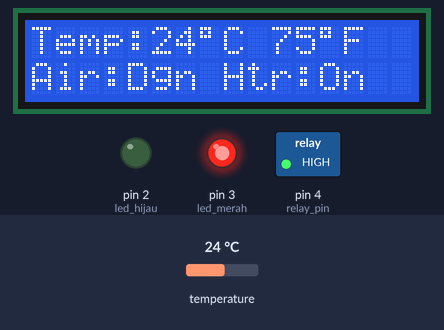
A sketch run on a simulated Arduino Uno, built with avr-gcc and run on an emulated ATmega328P. Shown: 16×2 character LCD, switched loads named in the sketch (green lamp = pin HIGH), output pins drawn as LEDs (lit = HIGH). The inputs (shaded band) are chosen by the test bench; at power-on: temperature 24 °C. What the sketch prints to the serial monitor is not drawn.

Above: at 1.2 s.
1.3 s: temperature set to 27.5 °C
At 2.9 s:
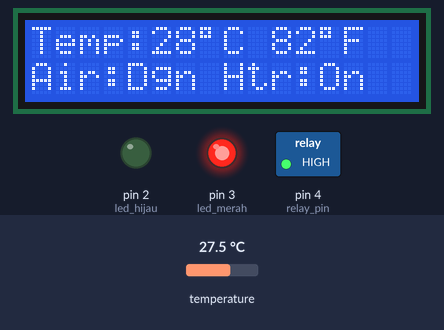
3.4 s: temperature set to 28.5 °C
At 4.6 s:
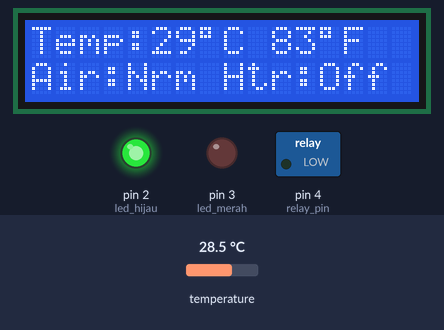
5.6 s: temperature set to 30.7 °C
At 7.4 s:
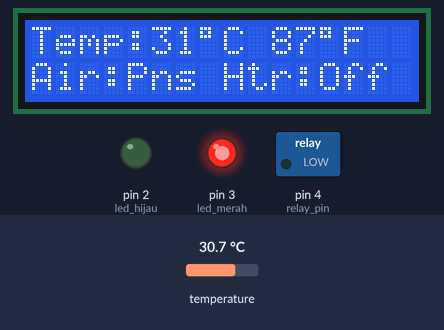
7.7 s: temperature set to 28 °C
At 9.3 s:
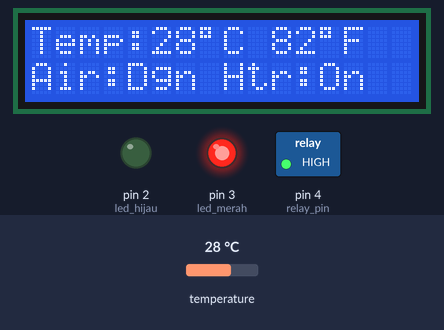
Timing chart, 0 to 10.8 s (numbered marks = the images above; inputs shaded):
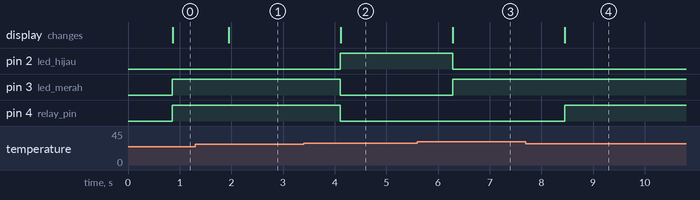

The sketch:

main.ino
```cpp
/*
                       +-------------------------------------------+
                       |  +-------------------------------------+  |
                       |  |   +------------------------------+  |  |
                       |  |   |   +-----------------------+  |  |  |
       +------------+  |  |   |   |   +----------------+  |  |  |  |
       |            |  |  |   |   |   |   +---------+  |  |  |  |  |
       |            |  |  |   |   |   |   |         |  |  |  |  |  |
       |      +-----+--+--+---+---+---+---+--+   +--+--+--+--+--+--+-------+
     +-+-+    |     D7 D8 D9 D10 D11 D12 D13 |   | D7 D6 D5 D4 EN RS       |
     |DO |    |                              |   |                         |
     |   |    |        Aduino Uno            |   |        LCD 16x2         |
     |DS |    |                              |   |                         |
     |18b|    |                  D2  D3  D4  |   +-------------------------+
     |20 |    +-----------------------+--+---+
     |   |                +-------|   |  |
     +---+                |    +------+  |
                          |    |         | +-----------+
                         +++  +++        | |           |
                         |G|  |R|        +-+  Relay    |
                         +-+  +-+          |           |
                                           +-----------+
 */

#include <LiquidCrystal.h>     /* Library untuk modul lcd arduino */
#include <OneWire.h>           /* Library pendukuk sensor DS18b20 */
#include <DallasTemperature.h> /* Library untuk sensor DS18b20 */

int led_hijau = 2;      /* positif led hijau */
int led_merah = 3;      /* positif led merah */
int relay_pin = 4;      /* positif relay */
int ds28b20_data = 7;   /* ds28b20 data pin */

int lcd_rs = 8;         /* lcd rs pin */
int lcd_en = 9;         /* lcd en pin */
int lcd_d4 = 10;        /* lcd d4 pin */
int lcd_d5 = 11;        /* lcd d5 pin */
int lcd_d6 = 12;        /* lcd d6 pin */
int lcd_d7 = 13;        /* lcd d7 pin */

float temperature_c;
float temperature_f;

/* Inisialisasi lcd */
LiquidCrystal lcd(lcd_rs, lcd_en, lcd_d4, lcd_d5, lcd_d6, lcd_d7);
/* Inisialisasi sensor DS18b20 */
OneWire oneWire(ds28b20_data);
DallasTemperature sensor(&oneWire);

void setup() {
    /* Aktifkan lcd */
    lcd.begin(16, 2);
    /* Aktifkan sensor DS18b20 */
    sensor.begin();
    /* Aktifkan serial monitor */
    Serial.begin(9600);
    Serial.println("Mamulai alat pengontrol suhu air akuarium");

    /* Setting pin-pin sebagai output */
    pinMode(relay_pin, OUTPUT);
    pinMode(led_hijau, OUTPUT);
    pinMode(led_merah, OUTPUT);

    /* Matikan semua pin */
    digitalWrite(relay_pin, LOW);
    digitalWrite(led_hijau, LOW);
    digitalWrite(led_merah, LOW);
}

void loop() {
    /* Baca temperatur air pada akuarium */
    sensor.requestTemperatures();
    /* Konversi temperatur ke Celcius */
    temperature_c = sensor.getTempCByIndex(0);
    /* Konversi temperatur ke Fahrenheit */
    temperature_f = sensor.getTempFByIndex(0);

    /* Tampilkan temperatur pada serial monitor */
    Serial.print("Temperature: ");
    Serial.print(temperature_c);
    Serial.print(" ^C, ");
    Serial.print(temperature_f);
    Serial.print(" ^F, ");


    /* Refresh lcd */
    lcd.clear();
    /* Print pada baris pertama lcd */
    lcd.setCursor(0, 0);
    /* Tampilkan temperatur pada lcd */
    lcd.print("Temp:");
    lcd.print(temperature_c, 0);
    /* Simbol derajat */
    lcd.write(0xDF);
    lcd.print("C ");
    lcd.print(temperature_f, 0);
    /* Simbol derajat */
    lcd.write(0xDF);
    lcd.print("F");
    /* Print pada baris kedua lcd */
    lcd.setCursor(0, 1);

    /* Jika temperatur dibawah 28^C */
    if (temperature_c <= 28.0) {
        /* Hidupkan pemanas air */
        digitalWrite(relay_pin, HIGH);
        /* Matikan led hijau */
        digitalWrite(led_hijau, LOW);
        /* Hidupkan led merah */
        digitalWrite(led_merah, HIGH);
        /* Tampilkan status air dan pemanas ke lcd */
        lcd.print("Air:Dgn Htr:");
        lcd.print(digitalRead(relay_pin) ? "On" : "Off");
        /* Tampilkan status air dan pemanas ke serial monitor */
        Serial.print("Keadaan air: Dingin, Pemanas: ");
        Serial.println(digitalRead(relay_pin) ? "Hidup" : "Mati");
    }
    /* Jika temperatur diantara 28.0 dan 30.0 Celcius */
    else if (temperature_c > 28.0 && temperature_c < 30.0) {
        /* Matikan pemanas air */
        digitalWrite(relay_pin, LOW);
        /* Hidupkan led hijau */
        digitalWrite(led_hijau, HIGH);
        /* Matikan led merah */
        digitalWrite(led_merah, LOW);
        /* Tampilkan status air dan pemanas ke lcd */
        lcd.print("Air:Nrm Htr:");
        lcd.print(digitalRead(relay_pin) ? "On" : "Off");
        /* Tampilkan status air dan pemanas ke serial monitor */
        Serial.print("Keadaan air: Normal, Pamanas: ");
        Serial.println(digitalRead(relay_pin) ? "Hidup" : "Mati");
    }
    /* Jika temperatur diatas 30^C */
    else if (temperature_c >= 30.0) {
        /* Matikan pemanas air */
        digitalWrite(relay_pin, LOW);
        /* Hidupkan led hijau */
        digitalWrite(led_hijau, LOW);
        /* Matikan led merah */
        digitalWrite(led_merah, HIGH);
        /* Tampilkan status air dan pemanas ke lcd */
        lcd.print("Air:Pns Htr:");
        lcd.print(digitalRead(relay_pin) ? "On" : "Off");
        /* Tampilkan status air dan pemanas ke serial monitor */
        Serial.print("Keadaan air: Normal, Pamanas: ");
        Serial.println(digitalRead(relay_pin) ? "Hidup" : "Mati");
    }
    /* Jeda selama 300ms */
    delay(300);
}
```

Measured:
- the behaviour switches between 28 and 28.1 °C on temperature (found by bisection; images 1 and 2)
- the behaviour switches between 29.9 and 30 °C on temperature (found by bisection; images 2 and 3)
- after the input at 1.3 s, the display: changes after 0.65 s (image 1)
- after the input at 3.4 s, pin 2 (led_hijau): LOW → HIGH after 0.71 s; pin 3 (led_merah), pin 4 (relay_pin): HIGH → LOW after 0.71 s; the display: changes after 0.71 s (image 2)
- after the input at 5.6 s, pin 2 (led_hijau): HIGH → LOW after 0.68 s; pin 3 (led_merah): LOW → HIGH after 0.68 s; the display: changes after 0.68 s (image 3)
- after the input at 7.7 s, pin 4 (relay_pin): LOW → HIGH after 0.75 s; the display: changes after 0.75 s (image 4)
